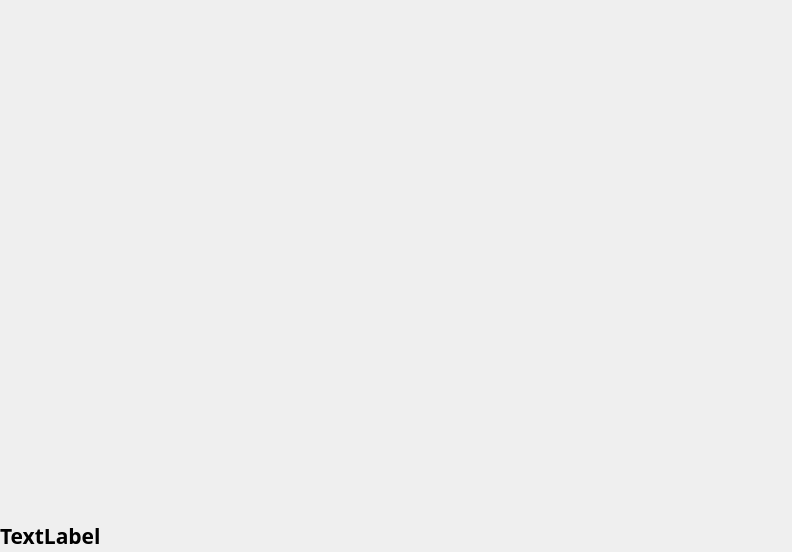
<?xml version="1.0" encoding="UTF-8"?>
<ui version="4.0">
 <class>Dialog</class>
 <widget class="QDialog" name="Dialog">
  <property name="geometry">
   <rect>
    <x>0</x>
    <y>0</y>
    <width>792</width>
    <height>552</height>
   </rect>
  </property>
  <property name="windowTitle">
   <string>Dialog</string>
  </property>
  <widget class="QWidget" name="verticalLayoutWidget">
   <property name="geometry">
    <rect>
     <x>0</x>
     <y>0</y>
     <width>791</width>
     <height>551</height>
    </rect>
   </property>
   <layout class="QVBoxLayout" name="verticalLayout">
    <item>
     <widget class="QCustomPlot" name="widget" native="true">
      <property name="sizePolicy">
       <sizepolicy hsizetype="Minimum" vsizetype="Minimum">
        <horstretch>0</horstretch>
        <verstretch>0</verstretch>
       </sizepolicy>
      </property>
     </widget>
    </item>
    <item>
     <widget class="QLabel" name="label">
      <property name="sizePolicy">
       <sizepolicy hsizetype="Minimum" vsizetype="Maximum">
        <horstretch>0</horstretch>
        <verstretch>0</verstretch>
       </sizepolicy>
      </property>
      <property name="font">
       <font>
        <family>Source Code Pro</family>
        <pointsize>16</pointsize>
        <bold>true</bold>
       </font>
      </property>
      <property name="styleSheet">
       <string notr="true">QLabel {
  qproperty-alignment: 'AlignVCenter | AlignCenter';
  border: 1px;
}</string>
      </property>
      <property name="text">
       <string>TextLabel</string>
      </property>
     </widget>
    </item>
   </layout>
  </widget>
 </widget>
 <customwidgets>
  <customwidget>
   <class>QCustomPlot</class>
   <extends>QWidget</extends>
   <header>qcustomplot.h</header>
   <container>1</container>
  </customwidget>
 </customwidgets>
 <resources/>
 <connections/>
</ui>
